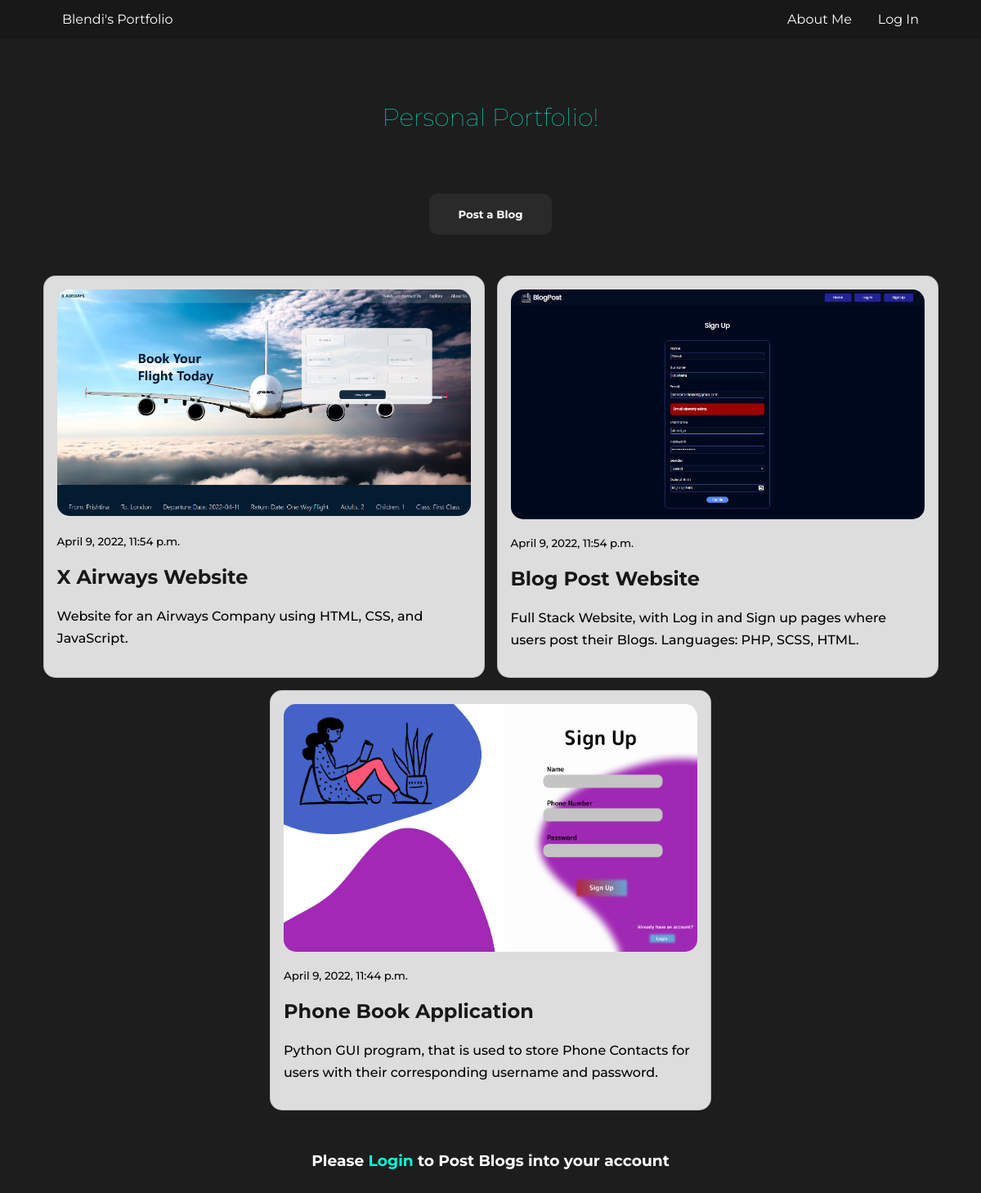
The page / on the database its author committed.
### blog/models.py (models this page shows, shortened)
class PostModel(models.Model):
    title = models.CharField(max_length=100)
    content = models.TextField()
    author = models.ForeignKey(User, on_delete=models.CASCADE)
    date_created = models.DateTimeField(auto_now_add=True)
    profile_pic = models.ImageField(default="blendi_rrustemi.png" , null=True, blank=True)
    rep_link = models.CharField(max_length=100)
    class Meta:
        ordering = ('-date_created',)

### blog/views.py (the view)
# urls.py: path('', views.index, name = "blog-index"),
def index(request):
    posts = PostModel.objects.all()
    if request.method == 'POST':
        form = PostModelForm(request.POST, request.FILES)
        if form.is_valid():
           instance = form.save(commit=False)
           instance.author = request.user
           instance.save()
           return redirect('blog-index')
    else:
        form = PostModelForm()
    context = {
        'posts': posts,
        'form': form
    }
    return render(request, 'blog/index.html', context)

### templates/blog/index.html (shortened to what this page needs)
<!DOCTYPE html>
<html lang="en">
  <head>
  </head>
  <body>
    {% block content %} {%if request.user.is_authenticated %}
    <div class="nav">
      <ul>
        <li><a href="#">Blendi's Portfolio</a></li>
        <li style="float: right">
          <a href="{%url 'users-logout'%}">Logout</a>
        </li>
        <li style="float: right">
          <a href="{%url 'users-about_me'%}">About Me</a>
        </li>
        <li style="float: right"><a href="#">{{request.user.username}}</a></li>
      </ul>
    </div>
    {% else %}
    <div class="nav">
      <ul>
        <li><a href="#">Blendi's Portfolio</a></li>
        <li style="float: right"><a href="{%url 'users-login'%}">Log In</a></li>
        <li style="float: right">
          <a href="{%url 'users-about_me'%}">About Me</a>
        </li>
      </ul>
    </div>
    {% endif %}
    <div class="main-content" id="up">
      <h2 style="font-weight: 100; font-size: 30px">Personal Portfolio!</h2>
      <div class="btn_post" onclick="scrolltodiv()">
        <h5>Post a Blog</h5>
      </div>
      <div class="posts-container">
        {% for post in posts %}
        <div class="post_blog">
          <a href="{{post.rep_link}}">
            <div class="pic">
              <img
                src="{{post.profile_pic.url}}"
                alt="img"
                width="800"
                height="450"
              />
            </div>
          </a>
          <div class="post_info">
            <div class="date">
              <small>{{ post.date_created }}</small>
            </div>
            <div class="post_title">
              <h2><a class="" href="{{post.rep_link}}">{{ post.title }}</a></h2>
            </div>
            <div class="post_content">
              <p>{{ post.content }}</p>
            </div>
          </div>
        </div>
        {%endfor%}
      </div>
    </div>
    {%if request.user.is_authenticated %}
    <div class="form-wrapper">
      <div class="forms" id="down">
        <form
          class="form_container"
          method="POST"
          enctype="multipart/form-data"
        >
          {% csrf_token %}
          <div class="input_field">
            <label for="">Title</label>
            {{ form.title }}
          </div>
          <div class="input_field content-field">
            <label for="">Content</label>
            {{ form.content }}
          </div>
          <div class="input_field">
            <label for="">Repository Link</label>
            {{form.rep_link}}
          </div>
          <div class="profile_pic">{{ form.profile_pic}}</div>
          <input class="btn_submit" type="submit" name="" id="" value="Post" />
        </form>
      </div>
    </div>
    {% else %}
    <h3 id="down" class="login_h3">
      Please <span style="color: #08fdd8">Login</span> to Post Blogs into your
      account
    </h3>
    {% endif %} {% endblock %}
  </body>
</html>

### templates/blog/index.html (style rules this page uses)
* { box-sizing: border-box; text-decoration: none; }
html { scroll-behavior: smooth; }
body { margin: 0; padding: 0; font-family: "Montserrat", sans-serif; }
body, html { width: 100%; height: 100%; background: #1d1d1d; }
.main-content { display: flex; justify-content: space-evenly; flex-direction: column; margin: 100px 0; gap: 50px; align-items: center; }
.posts-container { display: flex; flex-wrap: wrap; justify-content: center; gap: 15px; }
.post_blog { border: 1px solid rgba(160, 160, 160, 0.5); padding: 1em; border-radius: 15px; display: flex; flex-wrap: wrap; gap: 15px; width: clamp(300px, 45%, 90%); background-color: rgba(255, 255, 255, 0.85); }
.post_blog .post_info .post_content p { width: 100%; line-height: 1.7; font-weight: 500; }
.post_info > * { width: fit-content !important; }
.date { font-weight: 500; }
.pic { width: fit-content; flex-shrink: 0; border-radius: 15px; }
.pic img { border-radius: inherit; width: 100%; height: auto; }
.post_title a { color: #181818; }
.nav { position: fixed; top: 0; left: 0; right: 0; }
ul { list-style-type: none; margin: 0; padding: 0 60px; overflow: hidden; background-color: #181818; }
li { float: left; }
li a { display: block; color: white; text-align: center; padding: 14px 16px; text-decoration: none; transition: 0.3s; border-radius: 10px; }
h3, h5 { text-align: center; margin: 0; color: #fff; }
h2 { color: #08fdd8; }
.login_h3 { padding-bottom: 50px; margin-top: -50px; }
.btn_post { height: 50px; width: 150px; background-color: #2a2a2a; border-radius: 10px; padding: 17px; color: #fff; cursor: pointer; }
.btn_post h5 { transition: 0.3s; }

### rows shown on the page
PostModel: profile_pic (picture), date_created "April 9, 2022, 11:54 p.m.", title "X Airways Website", content "Website for an Airways Company using HTML, CSS, and JavaScript."
PostModel: profile_pic (picture), date_created "April 9, 2022, 11:54 p.m.", title "Blog Post Website", content "Full Stack Website, with Log in and Sign up pages where users post their Blogs. Languages: PHP, SCSS, HTML."
PostModel: profile_pic (picture), date_created "April 9, 2022, 11:44 p.m.", title "Phone Book Application", content "Python GUI program, that is used to store Phone Contacts for users with their corresponding username and password."
